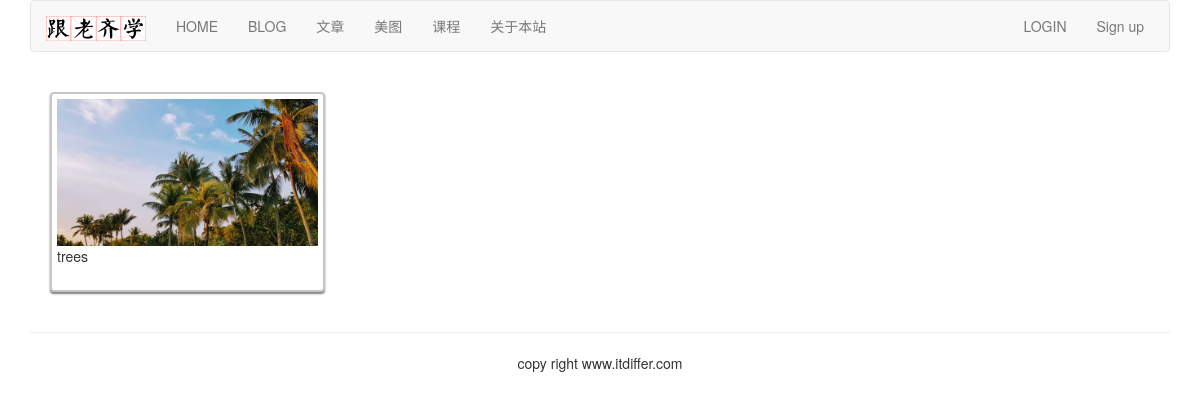
The app's page /image/images/ with its own data.
### image/models.py (models this page shows, shortened)
class Image(models.Model):
    user = models.ForeignKey(User, on_delete=models.CASCADE, related_name="images")
    title = models.CharField(max_length=300)
    url = models.URLField()
    slug = models.SlugField(max_length=500, blank=True)
    description = models.TextField(blank=True)
    created = models.DateField(auto_now_add=True, db_index=True)
    image = models.ImageField(upload_to='images/%Y/%m/%d')

### image/views.py (the view)
# urls.py: path('images/', views.falls_images, name="falls_images"),
def falls_images(request):
    images = Image.objects.all()
    return render(request, 'image/falls_images.html', {"images": images})

### templates/image/falls_images.html (shortened to what this page needs)
{% extends "base.html" %}
{% load staticfiles %}
{% block content %}
<div class="container">
    <link rel="stylesheet" href="{% static 'css/mansory-style.css' %}" type="text/css" />
    <div id="my-gallery-container">
        {% for image in images %}
        <div class="falls_item h200" data-order="{{image.id}}">
            <a href="javascript:void(0)" onclick="displayImage('{{image.user}}', '{{image.title}}','{{image.image.url}}', '{{image.description}}','{{request.get_host}}')">
                <img src="{{ image.image.url }}">
            </a>
            <p>{{ image.title }}</p>
        </div>
        {% endfor %}
    </div>
</div>
{% endblock %}

### static/css/mansory-style.css (style rules this page uses)
#my-gallery-container { background-color: #ededed; }
.falls_item { border: #c6c6c6 2px solid; width: 100%; background-color: white; min-height: 100px; padding: 5px; margin: 10px 0px; box-shadow: rgba(0, 0, 0, 0.5) 0px 2px 2px; border-radius: 4px;, }
.falls_item.h200 { width: 100%; min-height: 200px; }
.falls_item img { max-width: 100%; }

### records on screen
Image: image (picture), title "trees"
